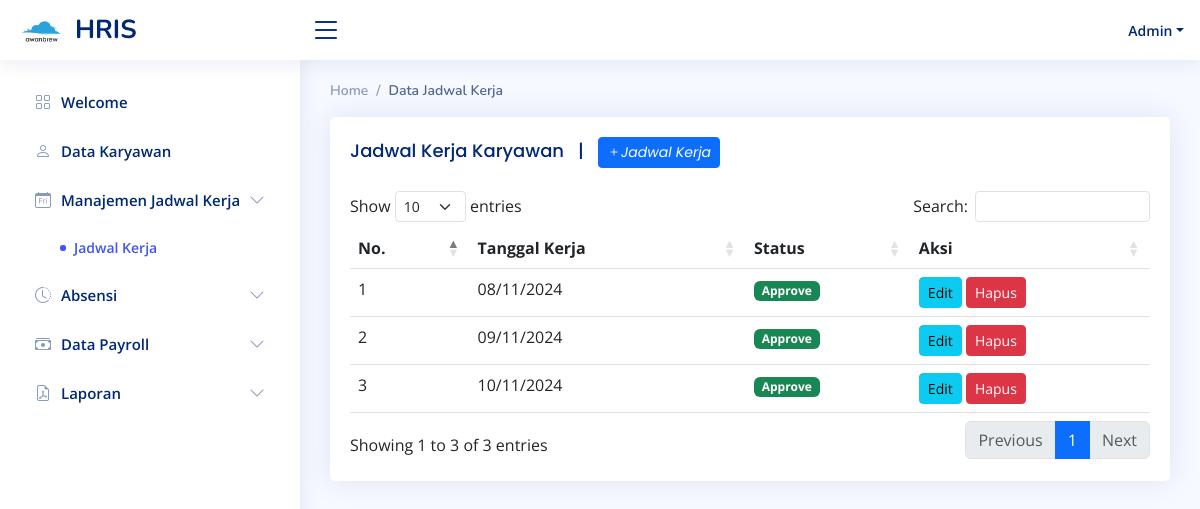
/index.php?page=jadwal_kerja (signed in), run on an earlier commit of the app's database.
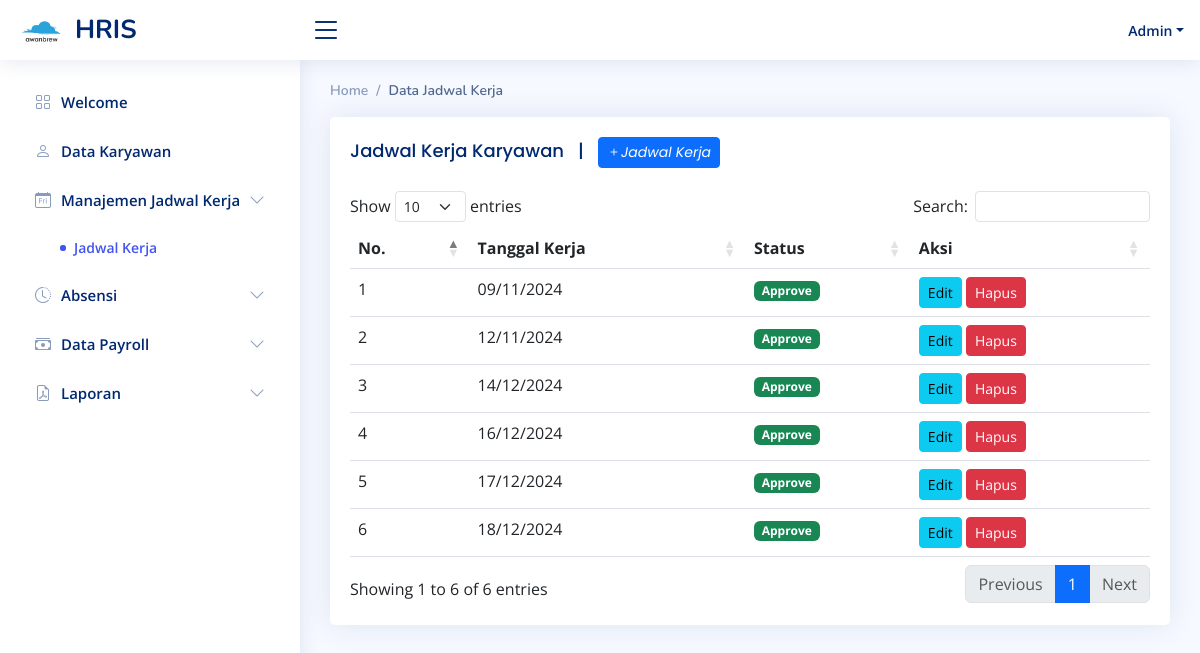
And on a later commit of the database.
### tables this page shows
CREATE TABLE `tb_jadwal` (
  `id` int(11) NOT NULL,
  `tanggal_kerja` varchar(255) NOT NULL,
  `status` varchar(255) NOT NULL
);

### pages/jadwal_kerja/jadwal_kerja.php (the view, shortened to what this page needs)
<?php
include 'koneksi.php';
?>
<div class="pagetitle">
    <nav>
        <ol class="breadcrumb">
            <li class="breadcrumb-item">Home</li>
            <li class="breadcrumb-item active">Data Jadwal Kerja</li>
        </ol>
    </nav>
</div>
<section class="section">
    <div class="row">
        <div class="col-lg-12">
            <div class="card">
                <div class="card-body">
                    <h5 class="card-title">
                        Jadwal Kerja Karyawan
                        <?php
                            if ($_SESSION['role'] != 'karyawan') {
                        ?>
                            &nbsp; | &nbsp;
                            <a href="index.php?page=tambah_jadwal_kerja" class="btn btn-primary btn-sm"><i class="bi bi-plus">Jadwal Kerja</i></a>
                        <?php
                            }
                        ?>
                    </h5>
                    <table class="table" id="datatable">
                        <thead>
                            <tr>
                                <th>No.</th>
                                <th>Tanggal Kerja</th>
                                <th>Status</th>
                                <?php
                                    if ($_SESSION['role'] != 'karyawan') {
                                ?>
                                <th>Aksi</th>
                                <?php
                                    }
                                ?>
                            </tr>
                        </thead>
                        <tbody>
                            <?php
                            $no = 1;
                            $id_user =  $_SESSION['id'];
                            if ($_SESSION['role'] == 'admin') {
                                $sql = $conn->query(" SELECT * FROM tb_jadwal ");
                            }
                            else {
                                $sql = $conn->query(" SELECT * FROM tb_jadwal tj LEFT JOIN tb_jadwal_detail tjd ON tj.id = tjd.id_jadwal WHERE tjd.id_karyawan = '$id_user' AND tj.status = 'approve' ORDER BY tanggal_kerja ASC ");
                            }
                            while ($data = $sql->fetch_assoc()) {
                            ?>
                                <tr>
                                    <td><?php echo $no++; ?></td>
                                    <td><?php echo date("d/m/Y", strtotime($data["tanggal_kerja"]));  ?></td>
                                    <td>
                                        <?php if (isset($data["status"]) && $data["status"] == 'submit') {  ?>
                                             <span class="badge bg-info">On Progress Approval</span>
                                        <?php } else if (isset($data["status"]) && $data["status"] == 'reject') { ?>
                                            <span class="badge bg-danger">Reject</span>
                                        <?php } else {?>
                                            <span class="badge bg-success">Approve</span>
                                        <?php } ?>
                                    </td>
                                    <?php
                                        if ($_SESSION['role'] != 'karyawan') {
                                    ?>
                                    <td>
                                        <form action="index.php?page=ubah_jadwal_kerja" method="POST" style="display:inline;">
                                            <button type="submit" class="btn btn-info btn-sm"><i class="fa fa-edit"></i> Edit</button>
                                        </form>
                                        <a onclick="return confirm('Ingin Menghapus data ?')" href="index.php?page=hapus_jadwal_kerja&id_jadwal=<?php echo $data['id'] ?>" class="btn btn-danger btn-sm"><i class="fa fa-trash"></i> Hapus</a>
                                    </td>
                                    <?php
                                        }
                                    ?>
                                </tr>
                            <?php } ?>
                        </tbody>
                    </table>
                </div>
            </div>
        </div>
    </div>
</section>

What changed in the data, as far as the page shows it:
removed tb_jadwal: tanggal_kerja "08/11/2024", status "Approve"
changed tb_jadwal (number 2 of 6 on the later page): tanggal_kerja "10/11/2024" → "12/11/2024"
added tb_jadwal: tanggal_kerja "14/12/2024", status "Approve"
added tb_jadwal: tanggal_kerja "16/12/2024", status "Approve"
added tb_jadwal: tanggal_kerja "17/12/2024", status "Approve"
added tb_jadwal: tanggal_kerja "18/12/2024", status "Approve"
Also different on the page:
text written by a page script: "Show entries Search: Showing 1 to 3 of 3 entries Previous 1 Next" → "Show entries Search: Showing 1 to 6 of 6 entries Previous 1 Next"
